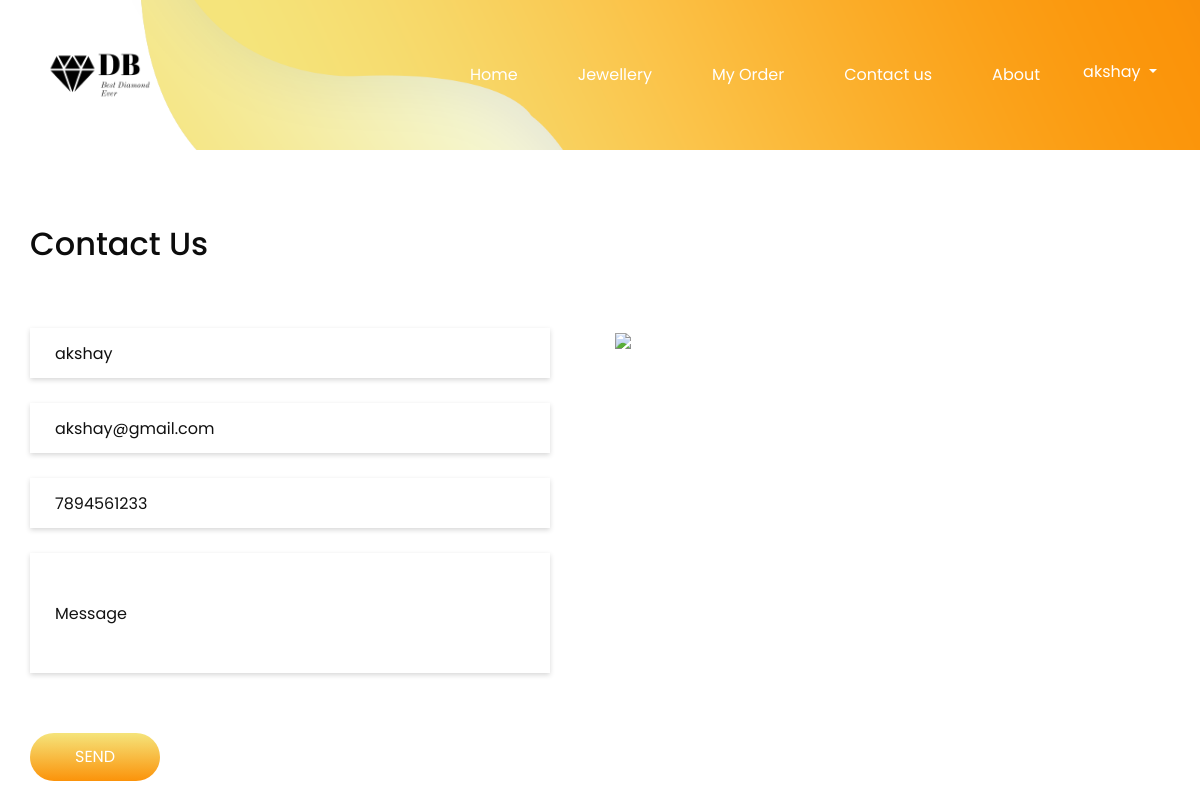
The page /contact/ (signed in) on the database its author committed.
### app1/models.py (models this page shows)
class BuyerRegister(models.Model):
    name=models.CharField(max_length=20,default='',verbose_name='User Name')
    email=models.EmailField(max_length=50,verbose_name='Email',default=None)
    number=models.IntegerField(default='',verbose_name='Contact No')
    gst_number=models.CharField(max_length=50,verbose_name='GST No')
    address=models.TextField(default=None)
    password=models.CharField(default=None,max_length=20,verbose_name='Password')
    status=models.BooleanField(default=False)
    mailsend=models.BooleanField(default=False)
    def __str__(self):
        return self.name

### app1/views.py (the view, shortened to what this page needs)
# urls.py: path('contact/',contact,name="contact"),
def contact(request):
    sData = SessionData(request)
    if request.session.has_key('buyer'):
        user= request.session['buyer']
        data=BuyerRegister.objects.get(email=user)
        return render (request,'contact.html',{'sessionbuyer':user,'name':data,})

### app1/templates/contact.html (shortened to what this page needs)
{% extends 'base.html' %}
{% load static %}
{% block content %}
  <section class="contact_section layout_padding">
    <div class="container ">
      <div class="">
        <h2 class="">
          Contact Us
        </h2>
      </div>
    </div>
    <div class="container">
      <div class="row">
        <div class="col-md-6">
          {% if sessionbuyer %}
          <form method="POST">
            <div>
              <input type="text" name="name" value="{{name.name}}" readonly/>
            </div>
            <div>
              <input type="email" name="email" value="{{name.email}}" readonly />
            </div>
            <div>
              <input type="text" name="number" value="{{name.number}}" readonly />
            </div>
            <div>
              <input type="text" class="message-box" name="message" placeholder="Message" />
            </div>
            <div class="d-flex ">
              <button type="submit">
                SEND
              </button>
            </div>
          </form>
          {% endif %}
        </div>
        <div class="col-md-6">
          <div class="map_container">
            <div class="map-responsive">
              <img src={% static 'images/formimg.jpg' %} width="100%">
            </div>
          </div>
        </div>
      </div>
    </div>
  </section>
{% endblock %}

### app1/templates/base.html (shortened to what this page needs)
{% load static %}
<!DOCTYPE html>
<html>
<head>
  <link rel="stylesheet" type="text/css" href="https://cdnjs.cloudflare.com/ajax/libs/OwlCarousel2/2.1.3/assets/owl.carousel.min.css" />
  <link rel="stylesheet" type="text/css" href="{% static 'css/bootstrap.css' %}" />
  <link href="{% static 'css/style.css' %}" rel="stylesheet" />
  <link href="{% static 'css/responsive.css' %}" rel="stylesheet" />
</head>
<body class="sub_page">
  <div class="hero_area">
    <header class="header_section">
      <div class="container ">
        <nav class="navbar navbar-expand-lg custom_nav-container ">
          <a class="" href="{% url 'index' %}" >
            <img src="{% static 'images/logo.png' %}" alt=""width="140px">
          </a>
          <div class="collapse navbar-collapse " id="navbarSupportedContent">
            <div class="d-flex ml-auto flex-column flex-lg-row align-items-center">
              {% if sessionbuyer == None and sessionseller == None %}
              <ul class="navbar-nav  ">
                <li class="nav-item active">
                  <a class="nav-link " href="{% url 'index' %}">Home <span class="sr-only">(current)</span></a>
                </li>
                <li class="nav-item">
                  <a class="nav-link" href="{% url 'diamonds' %}">Jewellery </a>
                </li>
                <li class="nav-item">
                  <a class="nav-link" href="{% url 'contact' %}">Contact us</a>
                </li>
                <li class="nav-item">
                  <a class="nav-link" href="{% url 'about' %}"> About</a>
                </li>
                <div class="dropdown show" style="width:100px;">
                  <a class="btn dropdown-toggle text-white text-center" style="width: 100%;   box-sizing: border-box;"href="#" role="button" id="dropdownMenuLink" data-toggle="dropdown" aria-haspopup="true" aria-expanded="false">
                    Login
                  </a>
                  <div class="dropdown-menu" aria-labelledby="dropdownMenuLink" style="border: 0; border-radius: 10px; width: 100px; box-sizing: border-box;">
                    <a class="dropdown-item text-dark text-center"  href="{% url 'buyersignin' %}">Buyer</a>
                    <a class="dropdown-item text-dark text-center"  href="{% url 'sellersignin' %}">Seller </a>
                  </div>
                </div>
              </ul>
              {% elif sessionbuyer %}
              <ul class="navbar-nav  ">
                <li class="nav-item active">
                  <a class="nav-link " href="{% url 'index' %}">Home <span class="sr-only">(current)</span></a>
                </li>
                <li class="nav-item">
                  <a class="nav-link" href="{% url 'diamonds' %}">Jewellery </a>
                </li>
                <li class="nav-item">
                  <a class="nav-link" href="{% url 'buyerorder' %}">My Order</a>
                </li>
                <li class="nav-item">
                  <a class="nav-link" href="{% url 'contact' %}">Contact us</a>
                </li>
                <li class="nav-item">
        <a class="nav-link" href="{% url 'about' %}"> About</a>
                </li>
                <div class="dropdown show" style="width:100px;">
                  <a class="btn dropdown-toggle text-white text-center" style="width: 100%;   box-sizing: border-box;"href="#" role="button" id="dropdownMenuLink" data-toggle="dropdown" aria-haspopup="true" aria-expanded="false">
                    {{name}}
                  </a>
                </div>
              </ul>
              {% endif %}
            </div>
          </div>
        </nav>
      </div>
    </header>
  </div>
    {% block content %}
    {% endblock %}
  </body>
  </html>

### app1/static/css/style.css (style rules this page uses)
body { font-family: "Poppins", sans-serif; color: #0c0c0c; background-color:white; }
.layout_padding { padding: 75px 0; }
.hero_area { height: 100vh; position: relative; background-image: url(../images/hero-bg.png); background-size: cover; background-repeat: no-repeat; }
.sub_page .hero_area { height: auto; background-position: top right; }
.custom_nav-container.navbar-expand-lg .navbar-nav .nav-link { padding: 10px 30px; color: #ffffff; text-align: center; }
a, a:hover, a:focus { text-decoration: none; }
.btn, .btn:focus { outline: none !important; -webkit-box-shadow: none; box-shadow: none; }
.custom_nav-container { z-index: 99999; padding: 5px 0; }
.contact_section { position: relative; }
.contact_section h2 { margin-bottom: 65px; }
.contact_section form { padding-right: 35px; }
.contact_section input { width: 100%; border: none; height: 50px; margin-bottom: 25px; padding-left: 25px; background-color: transparent; outline: none; color: #101010; -webkit-box-shadow: 0px 2px 5px 0px rgba(0, 0, 0, 0.16); box-shadow: 0px 2px 5px 0px rgba(0, 0, 0, 0.16); }
.contact_section input::placeholder { color: #131313; }
.contact_section input.message-box { height: 120px; }
.contact_section button { padding: 12px 45px; outline: none; border: none; border-radius: 30px; color: #fff; background: -webkit-gradient(linear, left top, left bottom, from(#f5e47b), to(#fb930a)); background: linear-gradient(to bottom, #f5e47b, #fb930a); margin-top: 35px; }
.contact_section .map_container { height: 100%; padding-bottom: 110px; }
.contact_section .map_container .map-responsive { height: 100%; }

### app1/static/css/responsive.css (style rules this page uses)
@media (min-width: 1200px) { .container { max-width: 1170px; } }

### rows shown on the page
BuyerRegister: name "akshay", email "akshay@gmail.com", number "7894561233"
